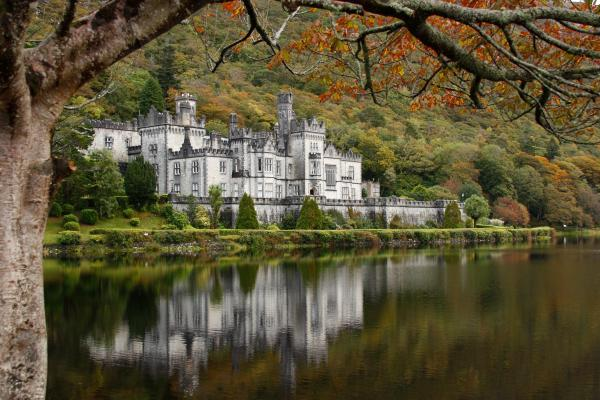
#> input picture exampleLandscape.jpeg, 600 x 400 px
$ python imageManip-main.py
#> lines starting #> are read from the running program, lines starting #| are printed output that depends on the picture
from PIL import Image
from operator import itemgetter

def orderOfOperations():
    inputImage = Image.open("exampleLandscape.jpeg").convert('RGB')
#> inputImage is the input picture: PIL image 600x400 RGB; mean R, G, B 91.6, 83.4, 55.8
    # input_image.save("input", format="jpeg")

    # Extract pixel map
    pixel_map = inputImage.load()

    width, height = inputImage.size
#> width = 600; height = 400

    # parameters
    direction = True #true is horizontal, false is vertical
    bothDirections = False #will apply the other direction following the application of the selected direction
    directionPass = 0 #which pass curently on

    sortOrder = True #true is ascending, false is decending for all segment sorting

    sortBy = 1 #0 is saturation, 1 is luminance, 2 is hue

    getParameters(direction, bothDirections, sortOrder, sortBy)

    #first sort
    sortLoop(inputImage, pixel_map, width, height, direction, bothDirections, directionPass, sortOrder, sortBy)

    #second sort if selected
    if bothDirections:
        sortLoop()

    #reset pass counter after sorts finished
    directionPass = 0

    # save the final output
    #inputImage.save("output", format="jpeg")

    # view final output on screen.
    inputImage.show()

def getParameters(direction, bothDirections, sortOrder, sortBy):
    # TODO user input with val = input("Enter your value: ") to set values
    #direction = input("Enter your value: ")
    pass

def getCurrentDirection(direction, bothDirections, directionPass):
    #return true if sorting horizontal, false for vertical
    if (direction and directionPass == 1) or (not direction and directionPass == 2 and bothDirections) :
        return True
    elif (not direction and directionPass == 1) or (direction and directionPass == 2 and bothDirections) :
        return False
    else :
        #if fail safe
        print("getCurrentDirection fail safe")
        return True

def getRange(iorj, width, height, direction, bothDirections, directionPass):
    # if iorj is true get layers direction else get pixels direction
    if getCurrentDirection(direction, bothDirections, directionPass) :
        if iorj :
            return height
        else :
            return width
    else :
        if iorj :
            return width
        else :
            return height

def sortLoop(inputImage, pixel_map, width, height, direction, bothDirections, directionPass, sortOrder, sortBy):
    # increase pass number
#> called with width = 600, height = 400, direction = True, bothDirections = False, directionPass = 0, sortOrder = True, sortBy = 1
    directionPass += 1

    segment = []
    segmentFound = False
    segmentCount = 0

    currentDirection = getCurrentDirection(direction, bothDirections, directionPass)

    x = 0
    y = 0

    # loop pixel layers
    for i in range(getRange(True, width, height,direction, bothDirections, directionPass)):
        # loop layers pixels
        for j in range(getRange(False, width, height, direction, bothDirections, directionPass)):
            #TODO if direction is true i will be y and j will be x
            #     if direction is false i will be x and j will be y
            #     change getDirection to return current sort direction
            if currentDirection:
                x = j
                y = i
            else :
                x = i
                y = j

            pixel = pixel_map[x, y]
            # enter segment of pixels based on chosen parameters (above set lightness / below set darkness / TODO edge detection / hue)
            match sortBy:
                case 0:
                    # sort high sat add low option

                    # saturation is highest r,g,b minus lowest r,g,b
                    if (max(pixel)-min(pixel))>50:
                        #ADD i,j and .getPixel data into list
                        segment.append({'x':x, 'y':y, 'data':pixel, 'satVal':max(pixel)-min(pixel)})
                        segmentCount += 1
                        segmentFound = True
                    elif segmentFound and segmentCount>1:
                        for k in range(segmentCount):
                            sortedSeg = sorted(segment, key=itemgetter('satVal'), reverse=False)
                        #with sortedSeg reright pixels using data from newSegment but location from segment
                        for k in range(segmentCount):
                            #pixel_map[segment[k]['x'],segment[k]['y']] = (0,0,0)#sortedSeg[k]['data']
                            inputImage.putpixel([segment[k]['x'],segment[k]['y']], sortedSeg[k]['data'])

                        #reset segment, found and count
                        segment.clear()
                        segmentFound = False
                        segmentCount = 0
                    else:
                        #segment is only 1 pixel long

                        #reset segment, found and count
                        segment.clear()
                        segmentFound = False
                        segmentCount = 0

                case 1:
                    # sort bright add dark option

                    # luminance is Y = 0.2126 × R + 0.7152 × G + 0.0722 × B
                    if ((pixel[0]*0.2126)+(pixel[1]*0.7152)+(pixel[2]*0.0722))>100:
                        #ADD i,j and .getPixel data into list
                        segment.append({'x':x, 'y':y, 'data':pixel, 'lumiVal':(pixel[0]*0.2126)+(pixel[1]*0.7152)+(pixel[2]*0.0722)})
                        segmentCount += 1
                        segmentFound = True
                    elif segmentFound and segmentCount>1:
                        for k in range(segmentCount):
                            sortedSeg = sorted(segment, key=itemgetter('lumiVal'), reverse=False)
                        #with sortedSeg reright pixels using data from newSegment but location from segment
                        for k in range(segmentCount):
                            #pixel_map[segment[k]['x'],segment[k]['y']] = (0,0,0)#sortedSeg[k]['data']
                            inputImage.putpixel([segment[k]['x'],segment[k]['y']], sortedSeg[k]['data'])

                        #reset segment, found and count
                        segment.clear()
                        segmentFound = False
                        segmentCount = 0
                    else:
                        #segment is only 1 pixel long

                        #reset segment, found and count
                        segment.clear()
                        segmentFound = False
                        segmentCount = 0
                case 2:
                    # sort hue
                    print()
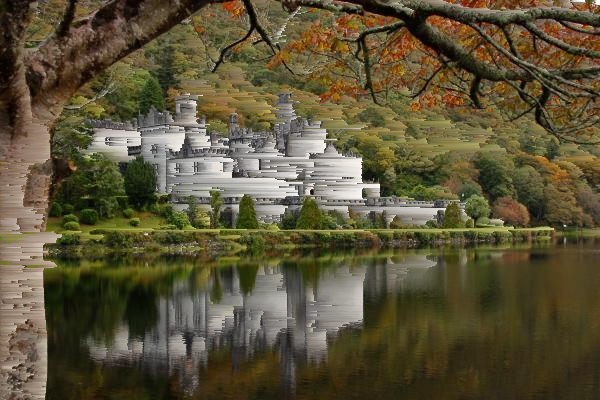
#> inputImage: PIL image 600x400 RGB; mean R, G, B 91.6, 83.4, 55.8
#> after the loop, segment = []; sortedSeg = 14 items

#Run
orderOfOperations()

#TODO add masking using black white image to retain certain features

#TODO add edge based segment selection to add more image interaction
